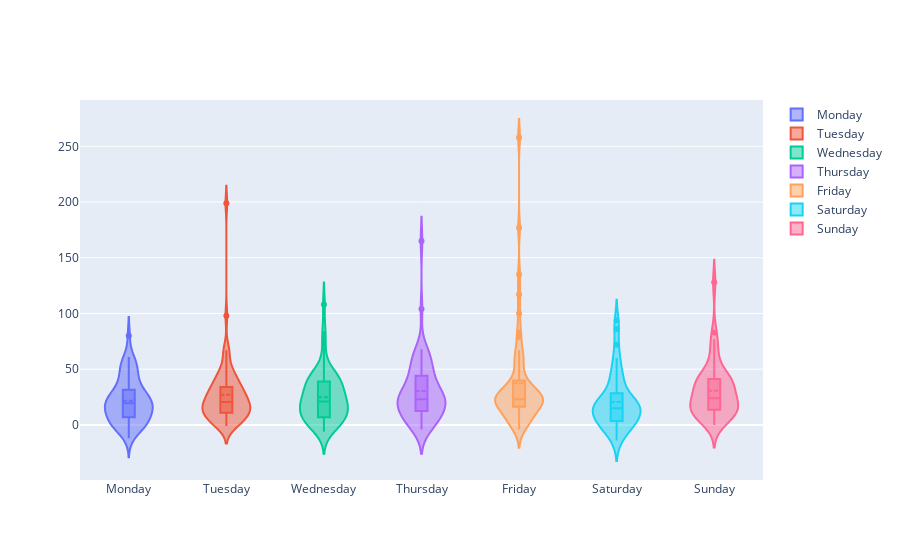

Notebook code for this chart:
### Code cell
#df = pd.read_csv("https://raw.githubusercontent.com/plotly/datasets/master/violin_data.csv")
df = via_montreal_arrival

fig = go.Figure()

days = ['Monday', 'Tuesday', 'Wednesday', 'Thursday', 'Friday', 'Saturday', 'Sunday']

for day in days:
    fig.add_trace(go.Violin(x=df['day_of_week'][df['day_of_week'] == day],
                            y=df['MINUTES_LATE'][df['day_of_week'] == day],
                            name=day,
                            box_visible=True,
                            meanline_visible=True))

fig.show()

### Figure 1 — Plotly figure (JSON) as saved in the notebook; plotly's stock layout.template omitted (floating-point values rounded to 4 significant figures)
{"data": [{"box": {"visible": true}, "meanline": {"visible": true}, "name": "Monday", "type": "violin", "x": ["Monday", "Monday", "Monday", "Monday", "Monday", "Monday", "Monday", "Monday", "Monday", "Monday", "Monday", "Monday", "Monday", "Monday", "Monday", "Monday", "Monday", "Monday", "Monday", "Monday", "Monday", "Monday", "Monday", "Monday", "Monday", "Monday", "Monday", "Monday", "Monday", "Monday", "Monday", "Monday", "Monday", "Monday", "Monday", "Monday", "Monday", "Monday", "Monday", "Monday", "Monday", "Monday", "Monday", "Monday", "Monday", "Monday", "Monday", "Monday", "Monday", "Monday", "Monday", "Monday", "Monday", "Monday", "Monday", "Monday", "Monday", "Monday", "Monday", "Monday"], "y": [19, -5, 39, 21, 11, 11, 25, -12, 40, 26, 55, 16, 27, -2, 20, 39, 33, 10, -5, 15, 46, 3, 58, 18, 6, 5, 8, 30, 53, 16, 30, 0, 50, 38, 1, 9, 30, -6, 26, 1, 15, 2, 16, 9, 21, 60, 61, 25, 49, 15, 0, 20, 11, -2, 22, 48, 3, 27, 20, 80]}, {"box": {"visible": true}, "meanline": {"visible": true}, "name": "Tuesday", "type": "violin", "x": ["Tuesday", "Tuesday", "Tuesday", "Tuesday", "Tuesday", "Tuesday", "Tuesday", "Tuesday", "Tuesday", "Tuesday", "Tuesday", "Tuesday", "Tuesday", "Tuesday", "Tuesday", "Tuesday", "Tuesday", "Tuesday", "Tuesday", "Tuesday", "Tuesday", "Tuesday", "Tuesday", "Tuesday", "Tuesday", "Tuesday", "Tuesday", "Tuesday", "Tuesday", "Tuesday", "Tuesday", "Tuesday", "Tuesday", "Tuesday", "Tuesday", "Tuesday", "Tuesday", "Tuesday", "Tuesday", "Tuesday", "Tuesday", "Tuesday", "Tuesday", "Tuesday", "Tuesday", "Tuesday", "Tuesday", "Tuesday", "Tuesday", "Tuesday", "Tuesday", "Tuesday", "Tuesday", "Tuesday", "Tuesday", "Tuesday", "Tuesday", "Tuesday", "Tuesday", "Tuesday", "Tuesday", "Tuesday", "Tuesday", "Tuesday", "Tuesday", "Tuesday"], "y": [36, 11, 33, 15, 15, 2, 18, 17, 42, 12, 31, 11, 1, 19, 32, 5, 32, 15, -1, 20, 98, 38, 20, 17, 55, 67, 12, 12, 9, 10, 199, 22, 25, 2, 40, 16, 43, 12, 21, 32, 1, 49, 41, 67, 26, 28, 28, 11, 28, 8, 24, 0, 30, 4, 50, 45, 23, 65, 34, 4, 16, 26, 16, 6, 2, 45]}, {"box": {"visible": true}, "meanline": {"visible": true}, "name": "Wednesday", "type": "violin", "x": ["Wednesday", "Wednesday", "Wednesday", "Wednesday", "Wednesday", "Wednesday", "Wednesday", "Wednesday", "Wednesday", "Wednesday", "Wednesday", "Wednesday", "Wednesday", "Wednesday", "Wednesday", "Wednesday", "Wednesday", "Wednesday", "Wednesday", "Wednesday", "Wednesday", "Wednesday", "Wednesday", "Wednesday", "Wednesday", "Wednesday", "Wednesday", "Wednesday", "Wednesday", "Wednesday", "Wednesday", "Wednesday", "Wednesday", "Wednesday", "Wednesday", "Wednesday", "Wednesday", "Wednesday", "Wednesday", "Wednesday", "Wednesday", "Wednesday", "Wednesday", "Wednesday", "Wednesday", "Wednesday", "Wednesday", "Wednesday", "Wednesday", "Wednesday", "Wednesday", "Wednesday", "Wednesday", "Wednesday", "Wednesday", "Wednesday", "Wednesday", "Wednesday", "Wednesday", "Wednesday", "Wednesday", "Wednesday", "Wednesday", "Wednesday"], "y": [40, 62, 50, 108, 27, 13, 41, -6, 22, 21, 15, 15, -1, 15, 13, 3, -2, 42, 41, 42, 33, 12, 24, 0, 27, 41, 5, 21, 6, 3, 28, 17, 25, 14, 34, 0, 36, 17, 33, 7, 21, 29, 5, 6, 40, 22, 5, 38, 19, -4, 42, 3, 8, 46, 6, 84, 46, 77, 34, 16, 26, 7, 45, 19]}, {"box": {"visible": true}, "meanline": {"visible": true}, "name": "Thursday", "type": "violin", "x": ["Thursday", "Thursday", "Thursday", "Thursday", "Thursday", "Thursday", "Thursday", "Thursday", "Thursday", "Thursday", "Thursday", "Thursday", "Thursday", "Thursday", "Thursday", "Thursday", "Thursday", "Thursday", "Thursday", "Thursday", "Thursday", "Thursday", "Thursday", "Thursday", "Thursday", "Thursday", "Thursday", "Thursday", "Thursday", "Thursday", "Thursday", "Thursday", "Thursday", "Thursday", "Thursday", "Thursday", "Thursday", "Thursday", "Thursday", "Thursday", "Thursday", "Thursday", "Thursday", "Thursday", "Thursday", "Thursday", "Thursday", "Thursday", "Thursday", "Thursday", "Thursday", "Thursday", "Thursday", "Thursday", "Thursday", "Thursday", "Thursday", "Thursday", "Thursday", "Thursday", "Thursday"], "y": [17, 165, 45, 19, 68, 28, 44, 14, 22, 13, 40, 5, 21, 2, 64, 0, 33, 1, 55, 39, 47, 23, 33, 21, 104, -4, 23, 11, 58, 15, 53, 9, 27, 24, 23, 41, 65, 27, 0, 41, 19, 21, 59, 5, 29, 23, 10, 23, 3, 14, 7, 28, 22, -3, 51, 4, 30, 46, 66, 9, 63]}, {"box": {"visible": true}, "meanline": {"visible": true}, "name": "Friday", "type": "violin", "x": ["Friday", "Friday", "Friday", "Friday", "Friday", "Friday", "Friday", "Friday", "Friday", "Friday", "Friday", "Friday", "Friday", "Friday", "Friday", "Friday", "Friday", "Friday", "Friday", "Friday", "Friday", "Friday", "Friday", "Friday", "Friday", "Friday", "Friday", "Friday", "Friday", "Friday", "Friday", "Friday", "Friday", "Friday", "Friday", "Friday", "Friday", "Friday", "Friday", "Friday", "Friday", "Friday", "Friday", "Friday", "Friday", "Friday", "Friday", "Friday", "Friday", "Friday", "Friday", "Friday", "Friday", "Friday", "Friday", "Friday", "Friday", "Friday", "Friday"], "y": [49, 29, 79, 19, 27, 23, 21, 32, 28, 177, 14, -4, 55, 36, 40, 12, 9, 20, 22, 23, 17, 22, 28, 4, 258, 21, 13, 57, 9, 20, 20, 64, 40, 117, 19, -3, 32, 31, 61, 33, 21, 27, 0, 26, 5, 22, 4, 17, 6, 100, 29, 83, 67, 26, 0, 41, 135, 8, 16]}, {"box": {"visible": true}, "meanline": {"visible": true}, "name": "Saturday", "type": "violin", "x": ["Saturday", "Saturday", "Saturday", "Saturday", "Saturday", "Saturday", "Saturday", "Saturday", "Saturday", "Saturday", "Saturday", "Saturday", "Saturday", "Saturday", "Saturday", "Saturday", "Saturday", "Saturday", "Saturday", "Saturday", "Saturday", "Saturday", "Saturday", "Saturday", "Saturday", "Saturday", "Saturday", "Saturday", "Saturday", "Saturday", "Saturday", "Saturday", "Saturday", "Saturday", "Saturday", "Saturday", "Saturday", "Saturday", "Saturday", "Saturday", "Saturday", "Saturday", "Saturday", "Saturday", "Saturday"], "y": [86, 45, 12, 8, 27, 1, -3, 18, 4, 47, 7, -5, 23, 13, 9, 28, 44, 1, 14, -4, 14, -14, -1, 2, 10, 58, -1, 30, 18, 36, 15, -14, 15, 0, 19, 38, 19, 21, 60, 22, 10, 94, 20, 14, 72]}, {"box": {"visible": true}, "meanline": {"visible": true}, "name": "Sunday", "type": "violin", "x": ["Sunday", "Sunday", "Sunday", "Sunday", "Sunday", "Sunday", "Sunday", "Sunday", "Sunday", "Sunday", "Sunday", "Sunday", "Sunday", "Sunday", "Sunday", "Sunday", "Sunday", "Sunday", "Sunday", "Sunday", "Sunday", "Sunday", "Sunday", "Sunday", "Sunday", "Sunday", "Sunday", "Sunday", "Sunday", "Sunday", "Sunday", "Sunday", "Sunday", "Sunday", "Sunday", "Sunday", "Sunday", "Sunday", "Sunday", "Sunday", "Sunday", "Sunday", "Sunday", "Sunday", "Sunday"], "y": [5, 16, 77, 41, 34, 24, 65, 38, 13, 40, 5, 3, 14, 10, 46, 37, 36, 23, 31, 10, 18, 8, 33, 42, 10, 44, 47, 15, 9, 67, 26, 17, 83, 42, 52, 0, 29, 15, 21, 128, 24, 35, 24, 15, 12]}], "layout": {}}
